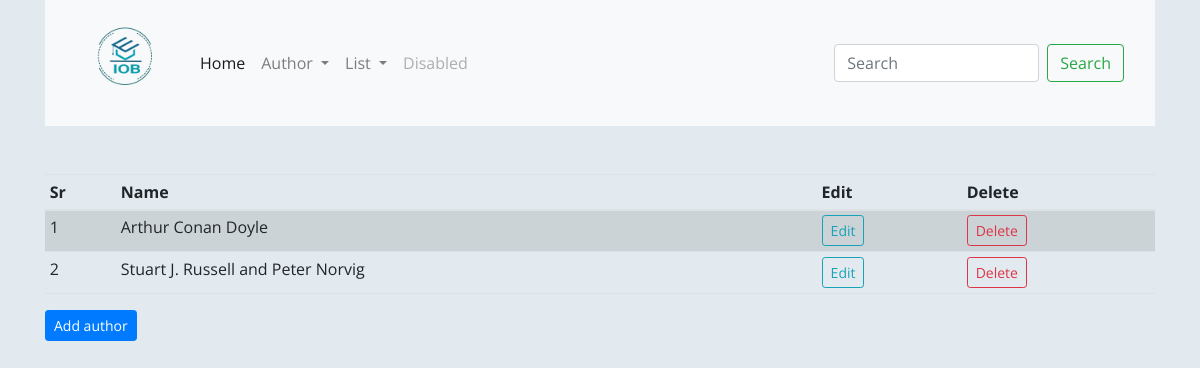
/authors (signed in), run on the app's committed database.
### iob_shop/products/models.py (models this page shows)
class Author(db.Model):
    id = db.Column(db.Integer, primary_key=True)
    name = db.Column(db.String(30), nullable=False, unique=True)

### iob_shop/admin/routes.py (the view)
@app.route('/authors')
def authors():
    if 'email' not in session:
        flash('Please login first', 'danger')
        return redirect(url_for('login'))
    authors = Author.query.order_by(Author.id.desc()).all()
    return render_template('admin/publishers.html', title='Author page', authors=authors)

### iob_shop/templates/admin/publishers.html (shortened to what this page needs)
{% extends 'layout.html' %}
{% block content %}
{% include 'includes/_navbar.html' %}
<div class="container mt-5">
    <table class="table table-sm table-condensed table-striped table-hover">
        <thead>
            <th>Sr</th>
            <th>Name</th>
            <th>Edit</th>
            <th>Delete</th>
        </thead>
        <tbody>
            {% if publishers %}
            {% for publisher in publishers %}
            <tr>
                <td>{{loop.index}}</td>
                <td>{{publisher.name}}</td>
                <td><a href="{{url_for('updatepublisher', id=publisher.id)}}" class="btn btn-sm btn-outline-info">Edit</a></td>
                <td>
                    <button type="button" class="btn btn-sm btn-outline-danger" data-bs-toggle="modal" data-bs-target="#modal-{{publisher.id}}">
                        Delete
                    </button>
                </td>
            </tr>
            <div class="modal fade" id="modal-{{publisher.id}}" tabindex="-1" aria-labelledby="deleteModalLabel" aria-hidden="true">
                <div class="modal-dialog">
                <div class="modal-content">
                    <div class="modal-header">
                    <h5 class="modal-title" id="deleteModalLabel">{{publisher.name}}</h5>
                    <button type="button" class="btn-close" data-bs-dismiss="modal" aria-label="Close"></button>
                    </div>
                    <div class="modal-body">
                        <span class="text">Are you sure that want to delete this publisher {{publisher.name}}</span>
                    </div>
                    <div class="modal-footer">
                    <button type="button" class="btn btn-secondary" data-bs-dismiss="modal">Cancel</button>
                    <form action="{{url_for('deletepublisher', id=publisher.id)}}" method="POST">
                        <button type="submit" class="btn btn-danger">Delete</button>
                    </form>
                    </div>
                </div>
                </div>
            </div>
            {% endfor %}
            {% elif authors %}
            {% for author in authors %}
            <tr>
                <td>{{loop.index}}</td>
                <td>{{author.name}}</td>
                <td><a href="{{url_for('updateauthor', id=author.id)}}" class="btn btn-sm btn-outline-info">Edit</a></td>
                <td>
                    <button type="button" class="btn btn-sm btn-outline-danger" data-bs-toggle="modal" data-bs-target="#modal-{{author.id}}">
                        Delete
                    </button>
                </td>
            </tr>
            {% endfor %}
            {% endif %}
        </tbody>
    </table>
    {% if publishers %}
        <a href="/addpublisher" class="btn btn-sm btn-primary">Add publisher</a>
    {% elif authors %}
        <a href="/addauthor" class="btn btn-sm btn-primary">Add author</a>
    {% else %}
        <a href="/addcategory" class="btn btn-sm btn-primary">Add category</a>
    {% endif %}
</div>
{% endblock content %}

### iob_shop/templates/layout.html (style rules this page uses)
body { background: #e2eaef; font-family: "Open Sans", sans-serif; }

### data on the page
Author: name "Arthur Conan Doyle"
Author: name "Stuart J. Russell and Peter Norvig"
